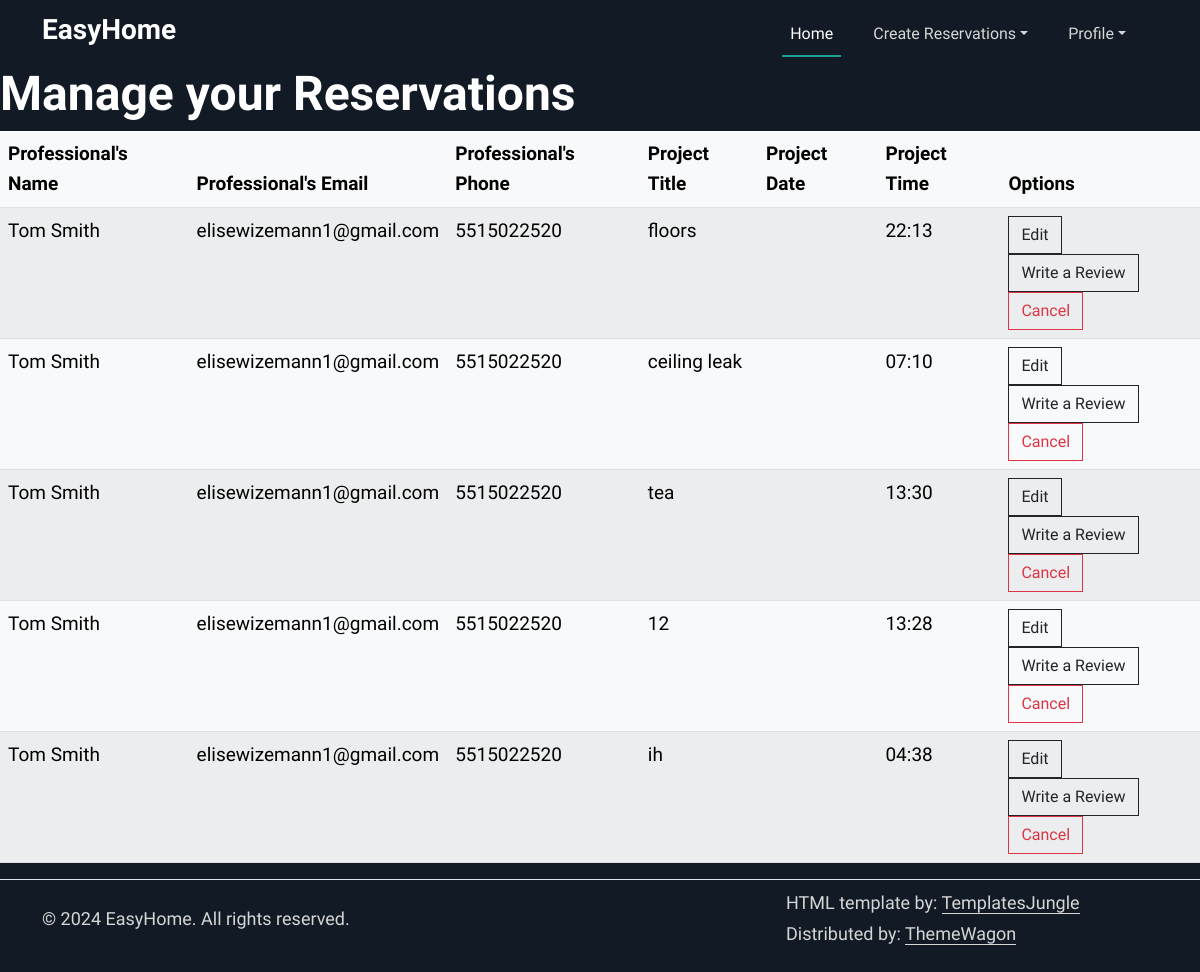
The page /manageReservations (signed in) on the database its author committed.
### tables this page shows
CREATE TABLE workDetails (
                id INTEGER PRIMARY KEY AUTOINCREMENT,
                work_name VARCHAR2(50),
                work_description VARCHAR2(100),
                user_id INTEGER NOT NULL,
                professional_id INTEGER NOT NULL,
                total_cost REAL,
                hour_amount INTEGER,
                start_date DATE,
                end_date DATE,
                start_time TIME,
                is_paid BOOLEAN DEFAULT 0,
                FOREIGN KEY (user_id) REFERENCES users(id),
                FOREIGN KEY (professional_id) REFERENCES professionals(id)
              );

CREATE TABLE users (
                id INTEGER PRIMARY KEY AUTOINCREMENT,
                first_name VARCHAR2(25) NOT NULL,
                middle_name VARCHAR2(15),
                last_name VARCHAR2(25) NOT NULL,
                gender CHAR(1) CHECK (gender IN ('M','F','O')) NOT NULL,
                phone_number VARCHAR2(12) NOT NULL,
                email VARCHAR2(50) NOT NULL,
                password VARCHAR2(50) NOT NULL,
                street_number VARCHAR2(10),
                street_name VARCHAR2(35),
                town VARCHAR2(30),
                state CHAR(2),
                zip_code NUMBER(5),
                user_type VARCHAR2(20) CHECK (user_type IN ('customer','professional')) DEFAULT 'customer'
            );

### app.py (the view)
@app.route("/manageReservations")
@login_required
def manageReservations():
    reserved = get_work_details_by_user(current_user.id)
    return render_template("manageReservations.html", reservations = reserved)

### app.py (called while the page is built)
@login_manager.user_loader
def load_user(user_id):
    try:
        conn = sqlite3.connect('database.db')
        conn.row_factory = sqlite3.Row
        c = conn.cursor()
        c.execute("SELECT * FROM users WHERE id = ?", (user_id,))
        user_row = c.fetchone()
        return User(user_row) if user_row else None
    except sqlite3.Error as e:
        print(f"Error retrieving user by ID: {e}")
        return None
    finally:
        if conn:
            conn.close()

### templates/manageReservations.html (shortened to what this page needs)
{%extends "base.html"%}
{%block content%}
<section id="start">
<div class="row">
    <h2>Manage your Reservations</h2>
    <div class="main">
    <table class="table table-striped table-light">
      <thead>
        <tr>
          <th scope="col">Professional's Name</th>
          <th scope="col">Professional's Email</th>
          <th scope="col">Professional's Phone</th>
          <th scope="col">Project Title</th>
          <th scope="col">Project Date</th>
          <th scope="col">Project Time</th>
          <th scope="col">Options</th>
        </tr>
      </thead>
      <tbody>
        {% for reserve in reservations %}
        <tr>
            <td>{{ reserve.first_name }} {{reserve.last_name}}</td>
            <td>{{ reserve.email}}</td>
            <td>{{ reserve.phone_number}}</td>
            <td>{{ reserve.work_name }}</td>
            <td>{{ reserve.date }}</td>
            <td>{{ reserve.start_time }}</td>
            <td>
              <a href="/editReservation/{{reserve.work_id}}">
                <button type="submit" class="btn btn-outline-dark">
                  Edit
                </button>
              </a>
                <a href="/submit_review/{{reserve.professional_primary_key}}" class="btn btn-outline-dark">Write a Review</a>
                <form action="{{ url_for('cancel_reservation') }}" method="post">
                  <button onclick="return confirm('Are you sure to delete this reservation?')" type="submit" class="btn btn-outline-danger">
                      Cancel
                  </button>
              </form>
            </td>
        </tr>
        {% endfor %}
    </tbody>
    </table>
  </div>
  </section>
{%endblock%}

### static/assets/css/style.css (style rules this page uses)
:root { --accent-color: #1AA090; --dark-color: #121B25; --grey-color: #83898F; --body-text-color: #FFFFFF; --light-text-color: #D6D6D6; --link-color: #092035; }
body { padding-top: 65px; font-family: 'Work Sans', sans-serif; font-weight: 400; font-size: 19px; line-height: 1.6em; color: var(--body-text-color); background-color: var(--dark-color); }
h1, .h1, h2, .h2, h3, .h3, h4, .h4, h5, .h5, h6, .h6 { font-family: 'Work Sans', sans-serif; font-weight: 600; color: var(--body-text-color); }
h2, .h2 { font-size: 48px; }
a { color: var(--light-text-color); text-decoration: none; transition: all 0.3s ease-out; }
.btn { --bs-btn-border-radius: 0 rem; }

### rows shown on the page
workDetails: first_name "Tom", last_name "Smith", email "elisewizemann1@gmail.com", phone_number "5515022520", work_name "floors", start_time "22:13"
workDetails: first_name "Tom", last_name "Smith", email "elisewizemann1@gmail.com", phone_number "5515022520", work_name "ceiling leak", start_time "07:10"
workDetails: first_name "Tom", last_name "Smith", email "elisewizemann1@gmail.com", phone_number "5515022520", work_name "tea", start_time "13:30"
workDetails: first_name "Tom", last_name "Smith", email "elisewizemann1@gmail.com", phone_number "5515022520", work_name "12", start_time "13:28"
workDetails: first_name "Tom", last_name "Smith", email "elisewizemann1@gmail.com", phone_number "5515022520", work_name "ih", start_time "04:38"
